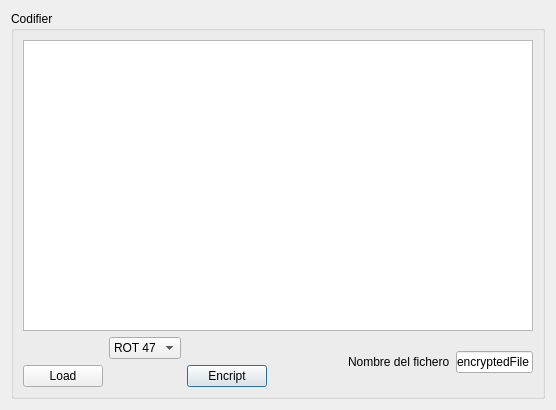
<?xml version="1.0" encoding="UTF-8"?>
<ui version="4.0">
 <class>Dialog</class>
 <widget class="QDialog" name="Dialog">
  <property name="geometry">
   <rect>
    <x>0</x>
    <y>0</y>
    <width>556</width>
    <height>410</height>
   </rect>
  </property>
  <property name="windowTitle">
   <string>Codifier.py</string>
  </property>
  <layout class="QHBoxLayout" name="horizontalLayout_2">
   <item>
    <widget class="QGroupBox" name="groupBox">
     <property name="title">
      <string>Codifier</string>
     </property>
     <layout class="QGridLayout" name="gridLayout_3">
      <item row="0" column="0">
       <layout class="QGridLayout" name="gridLayout_2">
        <item row="0" column="0" colspan="3">
         <widget class="QPlainTextEdit" name="plainTextEdit"/>
        </item>
        <item row="1" column="0">
         <layout class="QGridLayout" name="gridLayout">
          <item row="5" column="1">
           <widget class="QComboBox" name="comboBox">
            <property name="sizePolicy">
             <sizepolicy hsizetype="Expanding" vsizetype="Fixed">
              <horstretch>0</horstretch>
              <verstretch>0</verstretch>
             </sizepolicy>
            </property>
            <item>
             <property name="text">
              <string>ROT 47</string>
             </property>
            </item>
            <item>
             <property name="text">
              <string>Base64</string>
             </property>
            </item>
           </widget>
          </item>
          <item row="6" column="2">
           <widget class="QPushButton" name="pushButton_3">
            <property name="sizePolicy">
             <sizepolicy hsizetype="Expanding" vsizetype="Minimum">
              <horstretch>0</horstretch>
              <verstretch>0</verstretch>
             </sizepolicy>
            </property>
            <property name="text">
             <string>Encript</string>
            </property>
           </widget>
          </item>
          <item row="6" column="0">
           <widget class="QPushButton" name="pushButton_2">
            <property name="sizePolicy">
             <sizepolicy hsizetype="Expanding" vsizetype="Minimum">
              <horstretch>0</horstretch>
              <verstretch>0</verstretch>
             </sizepolicy>
            </property>
            <property name="text">
             <string>Load</string>
            </property>
           </widget>
          </item>
          <item row="6" column="1">
           <spacer name="horizontalSpacer">
            <property name="orientation">
             <enum>Qt::Horizontal</enum>
            </property>
            <property name="sizeHint" stdset="0">
             <size>
              <width>40</width>
              <height>20</height>
             </size>
            </property>
           </spacer>
          </item>
         </layout>
        </item>
        <item row="1" column="2">
         <layout class="QHBoxLayout" name="horizontalLayout_6">
          <item>
           <widget class="QLabel" name="label">
            <property name="text">
             <string>Nombre del fichero</string>
            </property>
           </widget>
          </item>
          <item>
           <widget class="QLineEdit" name="lineEdit">
            <property name="text">
             <string>encryptedFile</string>
            </property>
           </widget>
          </item>
         </layout>
        </item>
        <item row="1" column="1">
         <spacer name="horizontalSpacer_2">
          <property name="orientation">
           <enum>Qt::Horizontal</enum>
          </property>
          <property name="sizeHint" stdset="0">
           <size>
            <width>100</width>
            <height>20</height>
           </size>
          </property>
         </spacer>
        </item>
       </layout>
      </item>
     </layout>
    </widget>
   </item>
  </layout>
 </widget>
 <resources/>
 <connections/>
</ui>
